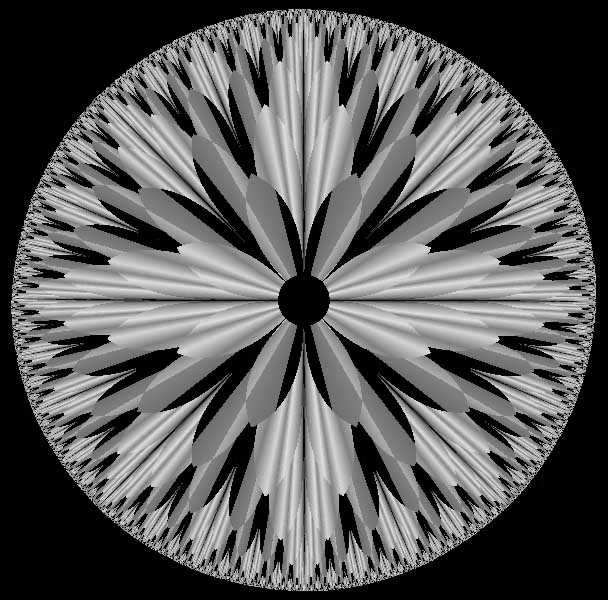
#> input picture Immagini/frattale.jpg, 608 x 600 px, found by its file name
$ python Es_3.py
#> lines starting #> are read from the running program, lines starting #| are printed output that depends on the picture
### Librerie/mylib.py
# -*- coding: utf-8 -*-
"""
Created on Fri Mar 14 19:36:55 2025

@author: david
"""

import numpy as np # importa Numpy
import matplotlib.pyplot as plt # importa Matplotlib
import scipy.ndimage as ndi # importa Scipy per le immagini
import skimage.io as io # importa il modulo Input/Output di SK-Image
from skimage.exposure import equalize_hist
from skimage.transform import rescale
from skimage.transform import warp, rotate

def leggiJpeg(nomefile):
#> called with nomefile = '../immagini/frattale.jpg'
    x = io.imread(nomefile)
#> x is the input picture: shape (600, 608); min 0, max 245, mean 89.1
    return x;
    # plt.figure()
    # plt.imshow(x, clim=[0,255], cmap='gray')

def showImage(x, label): #mostra immagine con parametri None e Gray
    plt.figure()
    plt.imshow(x, clim=None, cmap='gray')
    plt.title(label)

# [40 lines left out: functions showHist, vediRAW, fshs, glob_equaliz, loc_equaliz, not called in this run]

def deforma(x,c,d):
    x= x[::c, ::d]
    return x

# [10 lines left out: function ruota, not called in this run]

def rgb2cmy(x): #cmy sono le complementari di rgb
    y = 1.0 - x
    return y

# [10 lines left out: function rgb2cmyk, not called in this run]

def cmy2rgb(x):
    return 1-x

### Librerie/bitop.py
# -*- coding: utf-8 -*-
"""
Functions to get and set bit-planes.
Created on Tue Mar 23 17:25:56 2021

@author: Davide
"""

# [22 lines left out: function bitget, not called in this run]

def bitset(x, index, v):
    """
    Return an unsigned integer array modifying a bit-plane of a given array.

    Parameters
    ----------
    x : unsigned integer array
        Modify the bit-plane from this array.
    index : int
        Posizion of bit-plane to modify.
        It must be less than number of bits in the integer class of x.
    v : 0 or 1 or boolean arry
        Value or values used to modify the bit-plane.
        The bits where v is False are set to 0 (off), and
        The bits where v is True are set to 1 (on).

    Returns
    -------
    unsigned integer array of the same shape of x
        Array with the modified bit-plane.

    Example
    -------
    a = bitset(x,0,1)

    """

    import numpy
    if x.dtype not in [numpy.uint8, numpy.uint16, numpy.uint32, numpy.uint64]:
        raise ValueError("Only uint8, uint16, uint32, and uint64 are supported as dtype!")
    if numpy.isscalar(v):
        v = numpy.asarray([v!=0,], dtype=x.dtype)
    else:
        v = numpy.asarray(v!=0, dtype=x.dtype)
    vp = v << index
    vn = ~((1-v) << index)

    return (x & vn) | vp


### Ex2/Es_3.py
# -*- coding: utf-8 -*-
"""
Created on Sat Mar 22 11:02:09 2025

@author: david
"""

import numpy as np # importa Numpy
import matplotlib.pyplot as plt # importa Matplotlib
import scipy.ndimage as ndi # importa Scipy per le immagini
import skimage.io as io # importa il modulo Input/Output di SK-Image
import bitop as bo
import mylib as ml


# Le operazioni aritmetiche (somma/sottrazione, prodotto/divisione) coinvolgono una o pi`u immagini e si effettuano
# pixel per pixel. Per esempio, fare la sottrazione tra due immagini vi permette di scoprire le differenze
# che esistono tra due immagini. Provate allora a visualizzare l’immagine frattale.jpg, e quella in cui sono stati
# posti a zero i 4 bit-plane meno significativi. Noterete come da un punto di vista visivo sono molto simili,
# fatene allora la differenza e visualizzatela a schermo.

x = ml.leggiJpeg('../immagini/frattale.jpg');
ml.showImage(x, 'frattale')

y = np.copy(x);
for i in range(0, 3):
    y = bo.bitset(y, i, 0)

ml.showImage(y, 'rimossi bitplane 0:3')

diff = x - y;
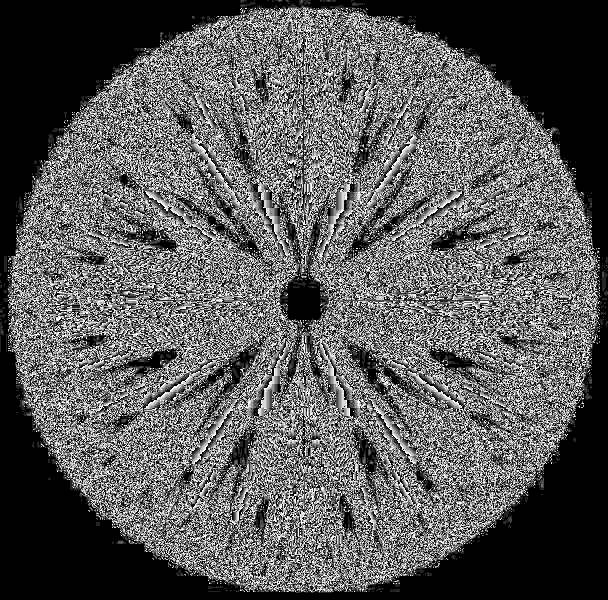
#> diff: shape (600, 608); min 0, max 7, mean 2.47; drawn with min black and max white
ml.showImage(diff, 'differenza')

$ run again, with Immagini/bebe.jpg copied over Immagini/frattale.jpg
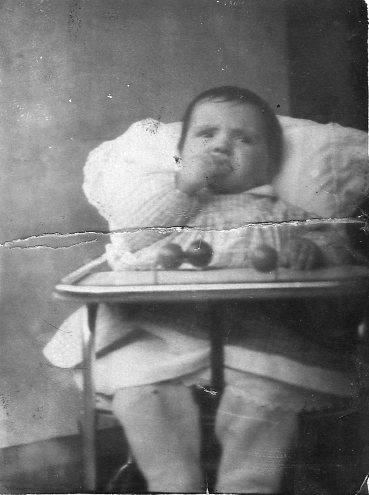
#> input picture Immagini/bebe.jpg, 369 x 495 px, found by its file name
#> in leggiJpeg, x is the input picture: shape (495, 369); min 0, max 255, mean 119.7
#> `diff = x - y;`:
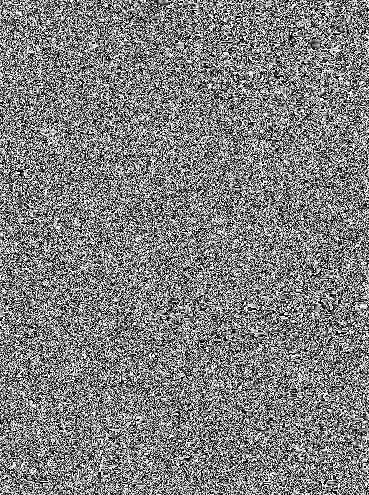
#> diff: shape (495, 369); min 0, max 7, mean 3.51; drawn with min black and max white
